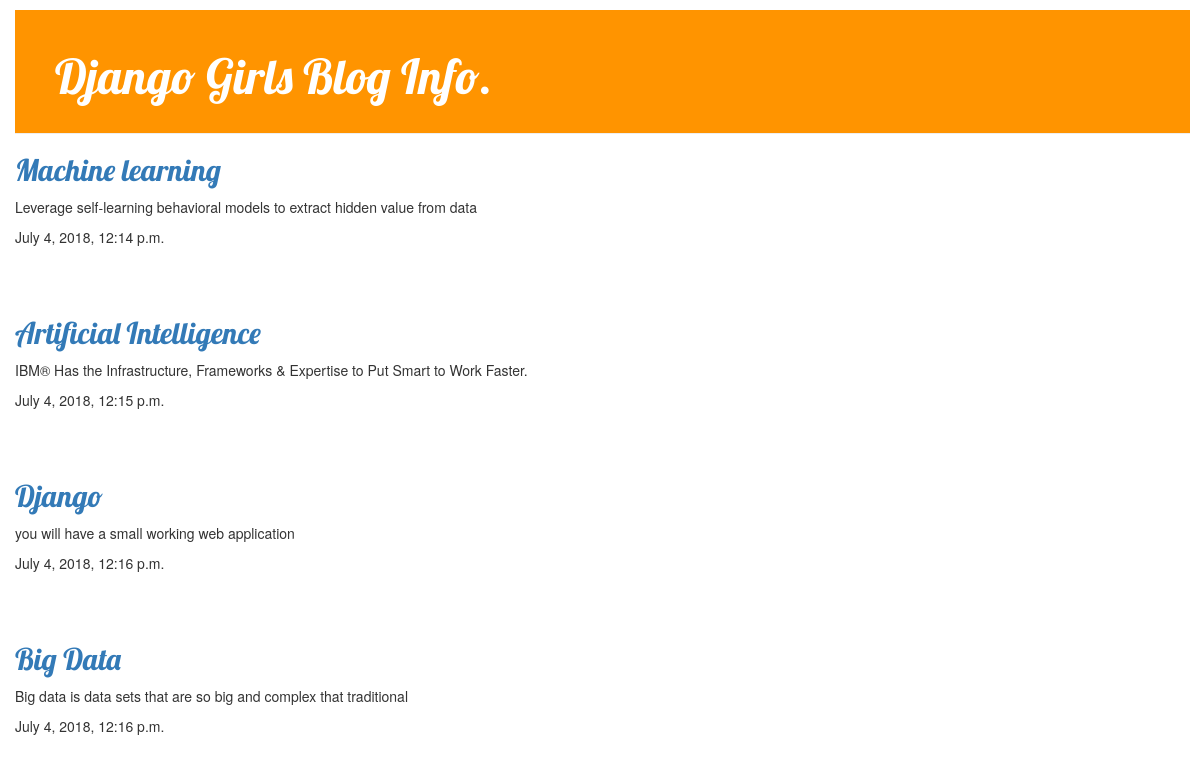
The page / on the database its author committed.
### blog/models.py (models this page shows, shortened)
class Post(models.Model):
    author = models.ForeignKey('auth.User', on_delete=models.CASCADE)
    title = models.CharField(max_length=200)
    text = models.TextField()
    created_date = models.DateTimeField(
            default=timezone.now)
    published_date = models.DateTimeField(
            blank=True, null=True)

### blog/views.py (the view)
# urls.py: url(r'^$',views.post_list,name='post_list'),
def post_list(request):
	posts = Post.objects.filter(published_date__lte=timezone.now()).order_by('published_date')
	return render(request, 'blog/post_list.html', {'posts': posts})

### blog/templates/blog/post_list.html (shortened to what this page needs)
{% load staticfiles %}
<head>
	<link rel="stylesheet" href="//maxcdn.bootstrapcdn.com/bootstrap/3.2.0/css/bootstrap.min.css">
	<link rel="stylesheet" href="//maxcdn.bootstrapcdn.com/bootstrap/3.2.0/css/bootstrap-theme.min.css">
	<link rel="stylesheet" href="{% static 'css/blog.css' %}">
</head>
<body>
	<div class="page-header">
		<h1><a href="/">Django Girls Blog Info.</a></h1>
	</div>
	{% for post in posts %}
	<div class="post">
		<h2><a href="">{{ post.title }}</h2></a>
		<p>{{ post.text }}</p>
		<p>{{ post.published_date }}</p>
	</div>
	{% endfor %}
</body>

### blog/static/css/blog.css (style rules this page uses)
h1 a { color: #FCA205; font-family: 'Lobster'; }
body { padding-left: 15px; }
h2 { color: #FCA205; font-family: 'Lobster'; }
.page-header { background-color: #ff9400; margin-top: 10; margin-right: 10; padding: 20px 20px 20px 40px; }
.page-header h1, .page-header h1 a, .page-header h1 a:visited, .page-header h1 a:active { color: #ffffff; font-size: 36pt; text-decoration: none; }
h1, h2, h3, h4 { font-family: 'Lobster', cursive; }
.post { margin-bottom: 70px; }

### rows shown on the page
Post: title "Machine learning", text "Leverage self-learning behavioral models to extract hidden value from data", published_date "July 4, 2018, 12:14 p.m."
Post: title "Artificial Intelligence", text "IBM® Has the Infrastructure, Frameworks & Expertise to Put Smart to Work Faster.", published_date "July 4, 2018, 12:15 p.m."
Post: title "Django", text "you will have a small working web application", published_date "July 4, 2018, 12:16 p.m."
Post: title "Big Data", text "Big data is data sets that are so big and complex that traditional", published_date "July 4, 2018, 12:16 p.m."
